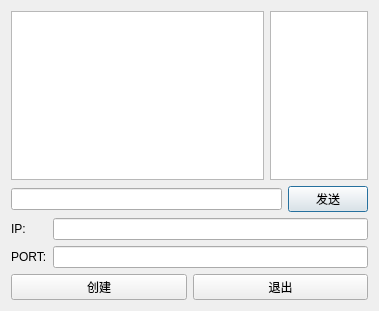
<?xml version="1.0" encoding="UTF-8"?>
<ui version="4.0">
 <class>ChatDialog</class>
 <widget class="QDialog" name="ChatDialog">
  <property name="geometry">
   <rect>
    <x>0</x>
    <y>0</y>
    <width>379</width>
    <height>311</height>
   </rect>
  </property>
  <property name="windowTitle">
   <string>网络聊天室</string>
  </property>
  <layout class="QVBoxLayout" name="verticalLayout">
   <item>
    <layout class="QHBoxLayout" name="horizontalLayout">
     <item>
      <widget class="QListWidget" name="pMsgList"/>
     </item>
     <item>
      <widget class="QListWidget" name="pUerList">
       <property name="sizePolicy">
        <sizepolicy hsizetype="Maximum" vsizetype="Expanding">
         <horstretch>0</horstretch>
         <verstretch>0</verstretch>
        </sizepolicy>
       </property>
       <property name="maximumSize">
        <size>
         <width>100</width>
         <height>16777215</height>
        </size>
       </property>
      </widget>
     </item>
    </layout>
   </item>
   <item>
    <layout class="QHBoxLayout" name="horizontalLayout_3">
     <item>
      <widget class="QLineEdit" name="pSendText"/>
     </item>
     <item>
      <widget class="QPushButton" name="pSendBtn">
       <property name="text">
        <string>发送</string>
       </property>
      </widget>
     </item>
    </layout>
   </item>
   <item>
    <layout class="QFormLayout" name="formLayout">
     <item row="0" column="0">
      <widget class="QLabel" name="label">
       <property name="text">
        <string>IP:</string>
       </property>
      </widget>
     </item>
     <item row="0" column="1">
      <widget class="QLineEdit" name="pAddress"/>
     </item>
     <item row="1" column="0">
      <widget class="QLabel" name="label_2">
       <property name="text">
        <string>PORT:</string>
       </property>
      </widget>
     </item>
     <item row="1" column="1">
      <widget class="QLineEdit" name="pPort"/>
     </item>
    </layout>
   </item>
   <item>
    <layout class="QHBoxLayout" name="horizontalLayout_2">
     <item>
      <widget class="QPushButton" name="pcreate">
       <property name="text">
        <string>创建</string>
       </property>
      </widget>
     </item>
     <item>
      <widget class="QPushButton" name="pexit">
       <property name="text">
        <string>退出</string>
       </property>
      </widget>
     </item>
    </layout>
   </item>
  </layout>
 </widget>
 <layoutdefault spacing="6" margin="11"/>
 <resources/>
 <connections/>
</ui>
